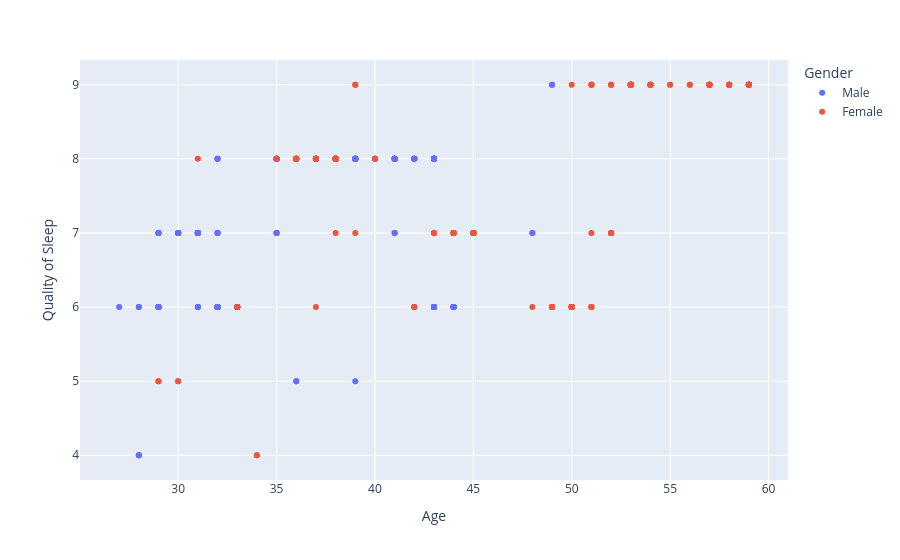

This figure's notebook cell:
### Code cell
import plotly.express as px

px.scatter(
    df,
    x="Age",
    y="Quality of Sleep",
    color="Gender"
)

# 若い人ほど睡眠の質が悪い（年齢が高いほど睡眠の質が高い）

### Figure 1 — Plotly figure (JSON) as saved in the notebook; plotly's stock layout.template omitted (floating-point values rounded to 4 significant figures; data arrays with more than 128 entries replaced by an {"elided": "..."} marker saying what was removed)
{"data": [{"hovertemplate": "Gender=Male<br>Age=%{x}<br>Quality of Sleep=%{y}<extra></extra>", "legendgroup": "Male", "marker": {"color": "#636efa", "symbol": "circle"}, "mode": "markers", "name": "Male", "orientation": "v", "showlegend": true, "type": "scatter", "x": {"elided": "189 int values"}, "xaxis": "x", "y": {"elided": "189 int values"}, "yaxis": "y"}, {"hovertemplate": "Gender=Female<br>Age=%{x}<br>Quality of Sleep=%{y}<extra></extra>", "legendgroup": "Female", "marker": {"color": "#EF553B", "symbol": "circle"}, "mode": "markers", "name": "Female", "orientation": "v", "showlegend": true, "type": "scatter", "x": {"elided": "185 int values"}, "xaxis": "x", "y": {"elided": "185 int values"}, "yaxis": "y"}], "layout": {"legend": {"title": {"text": "Gender"}, "tracegroupgap": 0}, "margin": {"t": 60}, "xaxis": {"anchor": "y", "domain": [0, 1], "title": {"text": "Age"}}, "yaxis": {"anchor": "x", "domain": [0, 1], "title": {"text": "Quality of Sleep"}}}}
